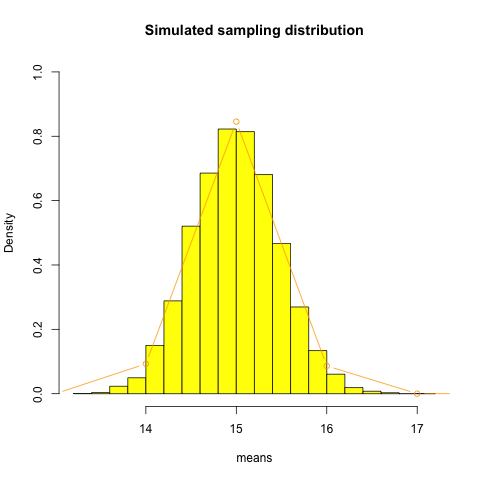

Write R code to recreate this figure.
png(filename="LeahRaymond.png")

Xbar <- numeric(10000)
#set.seed(300)
for (i in 1:10000)
{
  x <- rexp(1000, rate = 1/15)
  Xbar[i] <- mean(x)
}
hist(Xbar, col= "yellow", ylim=c(0,1),main="Simulated sampling distribution", xlab="means", freq=FALSE)
lines(10:20, dnorm(10:20, mean(Xbar), sd(Xbar) ), col="orange",type = "b") #overlay pmf for Normal(17)

Dev.off()
